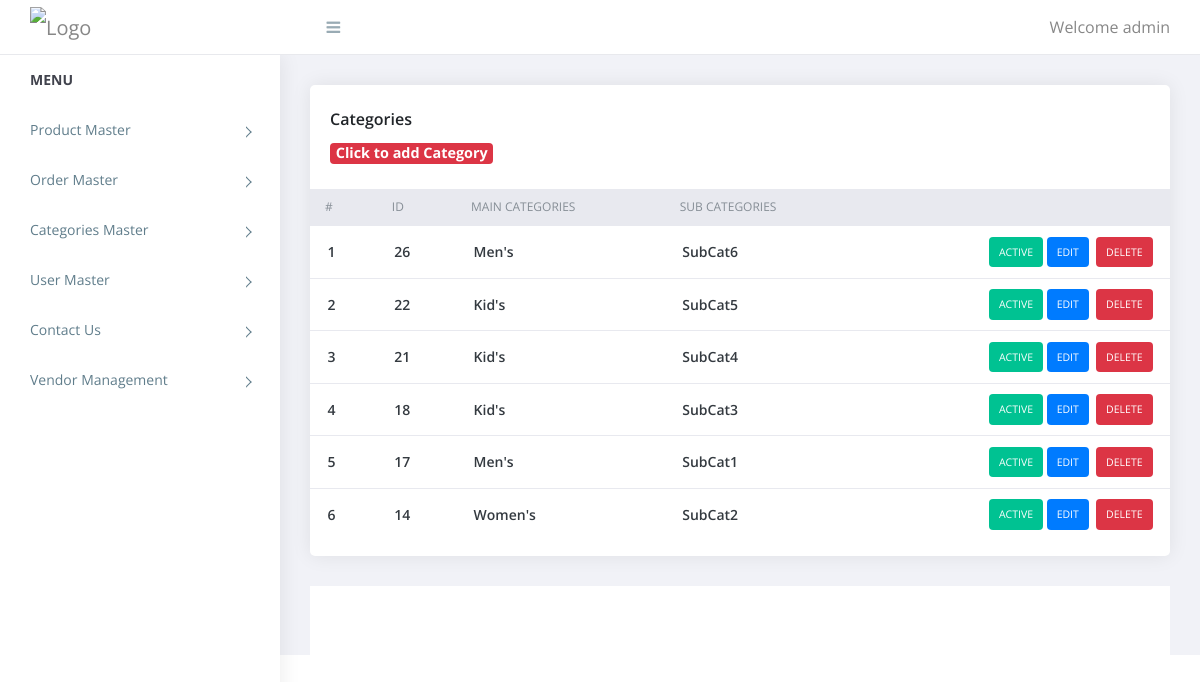
Screenshot of /admin/categories.php (signed in) with the database file from the repository.
### tables this page shows
CREATE TABLE `categories` (
  `id` int(11) NOT NULL,
  `super_categories_id` int(11) NOT NULL,
  `categories` varchar(255) NOT NULL,
  `status` tinyint(4) NOT NULL
);

CREATE TABLE `super_category` (
  `id` int(11) NOT NULL,
  `super_category` varchar(255) NOT NULL,
  `status` tinyint(4) NOT NULL
);

### admin/categories.php (the view, shortened to what this page needs)
<?php
require('includes/top.inc.php');
$sql = "SELECT * FROM categories ORDER BY id DESC";
$res = mysqli_query($con, $sql);
$super_cat_res = mysqli_query($con, "SELECT * FROM super_category");
$super_cat_arr = array();
while ($row1 = mysqli_fetch_assoc($super_cat_res)) {
    $super_cat_arr[] = $row1;
}
?>
<div class="content pb-0">
    <div class="orders">
        <div class="row">
            <div class="col-xl-12">
                <div class="card">
                    <div class="card-body">
                        <h4 class="box-title">Categories </h4>
                        <h4 class="box-link"><a href="manage_categories.php"><span class='badge badge-danger'>Click to add Category</span></a></h4>
                    </div>
                    <div class="card-body--">
                        <div class="table-stats order-table ov-h">
                            <table class="table ">
                                <thead>
                                    <tr>
                                        <th class="serial">#</th>
                                        <th>ID</th>
                                        <th>Main Categories</th>
                                        <th>Sub Categories</th>
                                        <th></th>
                                    </tr>
                                </thead>
                                <tbody>
                                    <?php
                                    $i = 1;
                                    while ($row = mysqli_fetch_assoc($res)) {
                                    ?>
                                        <tr>
                                            <td class="serial"><?php echo $i++ ?></td>
                                            <td><?php echo $row['id'] ?></td>
                                            <td><?php echo  $super_cat_arr[$row['super_categories_id'] - 1]['super_category'] ?></td>
                                            <td><?php echo $row['categories'] ?></td>
                                            <td>
                                                <?php
                                                if ($row['status'] == 1) {
                                                    echo " <a href='?type=status&operation=deactive&id=" . $row['id'] . "'><span class='badge badge-complete'>Active</span></a>&nbsp;";
                                                } else {
                                                    echo " <a href='?type=status&operation=active&id=" . $row['id'] . "'><span class='badge badge-pending'>Deactive</span></a>&nbsp;";
                                                }
                                                echo "<a href='manage_categories.php?id=" . $row['id'] . "'><span class='badge badge-primary'>Edit</span></a>&nbsp;&nbsp;";
                                                echo "<a href='?type=delete&id=" . $row['id'] . "'><span class='badge badge-danger'>Delete</span></a>";
                                                ?>
                                            </td>
                                        </tr>
                                    <?php
                                    }
                                    ?>
                                </tbody>
                            </table>
                        </div>
                    </div>
                </div>
            </div>
        </div>
    </div>
</div>
<?php
require('includes/footer.inc.php');
?>

### admin/assets/css/style.css (style rules this page uses)
body { display: table; font-family: open sans, sans-serif; font-size: 16px; width: 100% }
a, button { text-decoration: none; outline: none!important; color: #878787; -webkit-transition: all .25s ease; transition: all .25s ease }
h1, h2, h3, h4, h5, h6 { margin: 0 }
.pb-0 { padding-bottom: 0 }
.ov-h { overflow: hidden }
.order-table { position: relative }
.order-table:after, .order-table:before { content: ""; position: absolute; top: 0; height: 37px; width: 10px; background: #e8e9ef }
.order-table:after { right: -1px }
.order-table:before { left: -1px }
.order-table tr th { background: #e8e9ef }
.order-table tr td:last-child, .order-table tr th:last-child { text-align: right }
.order-table tr:last-child td { border: none }
.order-table .badge { color: #fff; padding: 10px; text-transform: uppercase; font-weight: 400 }
.order-table .badge-complete { background: #00c292 }
.content { float: left; padding: 1.875em; width: 100% }
.card { margin-bottom: 1.875em; border-radius: 5px; padding: 0; border: 0 solid transparent; -webkit-box-shadow: 0 0 20px rgba(0, 0, 0, .08); box-shadow: 0 0 20px rgba(0, 0, 0, .08) }
.card .box-title { font-weight: 600; font-size: 1em; padding: 5px 0 }
.card .card-body { float: left; padding: 1.25em; position: relative; width: 100% }
.card h4 { font-size: 1.1rem }
.table-stats table { font-family: open sans }
.table-stats table th, .table-stats table td { border: none; border-bottom: 1px solid #e8e9ef; color: #868e96; font-size: 12px; font-weight: 400; padding: .75em 1.25em; text-transform: uppercase }
.table-stats table td { color: #343a40; font-size: 14px; font-weight: 600; text-transform: capitalize; vertical-align: middle }
@media (max-width:1368px) { .card-body { padding: 15px } }
.card .box-link { font-weight: 600; font-size: 1.2em; padding: 5px 0 }

### rows the page displays
categories: id "26", super_categories.super_category "Men's", categories "SubCat6"
categories: id "22", super_categories.super_category "Kid's", categories "SubCat5"
categories: id "21", super_categories.super_category "Kid's", categories "SubCat4"
categories: id "18", super_categories.super_category "Kid's", categories "SubCat3"
categories: id "17", super_categories.super_category "Men's", categories "SubCat1"
categories: id "14", super_categories.super_category "Women's", categories "SubCat2"

### other values shown
$_SESSION['ADMIN_USERNAME'] "admin"
